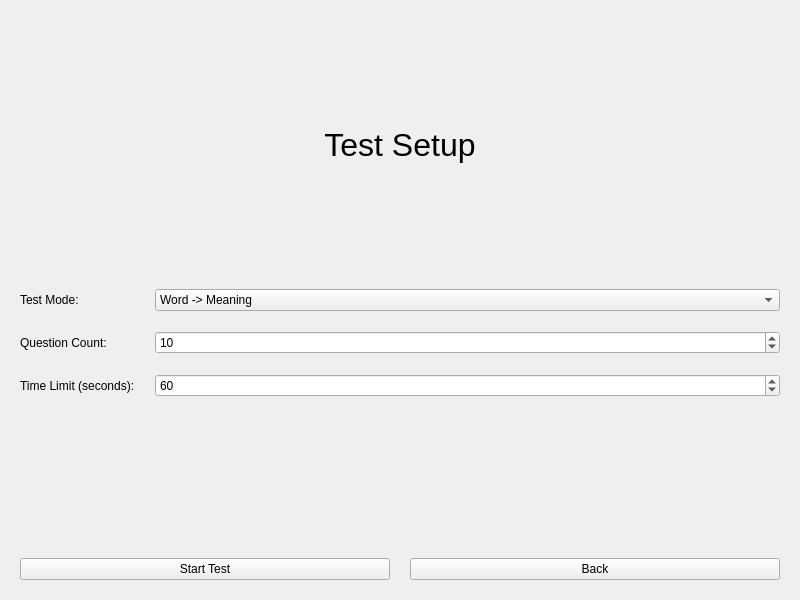
<?xml version="1.0" encoding="UTF-8"?>
<ui version="4.0">
 <class>TestWidget</class>
 <widget class="QWidget" name="TestWidget">
  <property name="geometry">
   <rect>
    <x>0</x>
    <y>0</y>
    <width>800</width>
    <height>600</height>
   </rect>
  </property>
  <property name="windowTitle">
   <string>Test Widget</string>
  </property>
  <layout class="QVBoxLayout" name="mainLayout">
   <property name="spacing">
    <number>20</number>
   </property>
   <item>
    <widget class="QStackedWidget" name="stackedWidget">
     <widget class="QWidget" name="setupPage">
      <layout class="QVBoxLayout" name="setupPageLayout">
       <property name="spacing">
        <number>20</number>
       </property>
       <item>
        <widget class="QLabel" name="titleLabel">
         <property name="font">
          <font>
           <pointsize>24</pointsize>
          </font>
         </property>
         <property name="text">
          <string>Test Setup</string>
         </property>
         <property name="alignment">
          <set>Qt::AlignmentFlag::AlignCenter</set>
         </property>
        </widget>
       </item>
       <item>
        <layout class="QFormLayout" name="formLayout">
         <item row="0" column="0">
          <widget class="QLabel" name="modeLabel">
           <property name="text">
            <string>Test Mode:</string>
           </property>
          </widget>
         </item>
         <item row="0" column="1">
          <widget class="QComboBox" name="modeCombo">
           <item>
            <property name="text">
             <string>Word -&gt; Meaning</string>
            </property>
           </item>
           <item>
            <property name="text">
             <string>Meaning -&gt; Word</string>
            </property>
           </item>
           <item>
            <property name="text">
             <string>Meaning -&gt; Spelling</string>
            </property>
           </item>
           <!-- 新增：Typing测试模式 -->
           <item>
            <property name="text">
             <string>Typing Test (Listen &amp; Type)</string>
            </property>
           </item>
          </widget>
         </item>
         <item row="1" column="0">
          <widget class="QLabel" name="countLabel">
           <property name="text">
            <string>Question Count:</string>
           </property>
          </widget>
         </item>
         <item row="1" column="1">
          <widget class="QSpinBox" name="countSpin">
           <property name="minimum">
            <number>1</number>
           </property>
           <property name="maximum">
            <number>100</number>
           </property>
           <property name="value">
            <number>10</number>
           </property>
          </widget>
         </item>
         <item row="2" column="0">
          <widget class="QLabel" name="timeLabel">
           <property name="text">
            <string>Time Limit (seconds):</string>
           </property>
          </widget>
         </item>
         <item row="2" column="1">
          <widget class="QSpinBox" name="timeSpin">
           <property name="specialValueText">
            <string>No Limit</string>
           </property>
           <property name="minimum">
            <number>0</number>
           </property>
           <property name="maximum">
            <number>600</number>
           </property>
           <property name="value">
            <number>60</number>
           </property>
          </widget>
         </item>
        </layout>
       </item>
       <item>
        <layout class="QHBoxLayout" name="buttonLayout">
         <item>
          <widget class="QPushButton" name="startButton">
           <property name="text">
            <string>Start Test</string>
           </property>
          </widget>
         </item>
         <item>
          <widget class="QPushButton" name="backButton">
           <property name="text">
            <string>Back</string>
           </property>
          </widget>
         </item>
        </layout>
       </item>
      </layout>
     </widget>
     <widget class="QWidget" name="testPage">
      <layout class="QVBoxLayout" name="testPageLayout">
       <property name="spacing">
        <number>20</number>
       </property>
       <item>
        <layout class="QHBoxLayout" name="topLayout">
         <item>
          <widget class="QLabel" name="timerLabel">
           <property name="text">
            <string>Time left: 60 seconds</string>
           </property>
          </widget>
         </item>
         <item>
          <widget class="QPushButton" name="homeButton">
           <property name="text">
            <string>Home</string>
           </property>
          </widget>
         </item>
        </layout>
       </item>
       <item>
        <widget class="QLabel" name="questionLabel">
         <property name="font">
          <font>
           <pointsize>20</pointsize>
          </font>
         </property>
         <property name="text">
          <string>Question</string>
         </property>
         <property name="alignment">
          <set>Qt::AlignmentFlag::AlignCenter</set>
         </property>
        </widget>
       </item>
       <item>
        <layout class="QVBoxLayout" name="optionsLayout">
         <property name="spacing">
          <number>10</number>
         </property>
        </layout>
       </item>
       <item>
        <widget class="QLineEdit" name="spellingInput">
         <property name="visible">
          <bool>false</bool>
         </property>
        </widget>
       </item>
       <item>
        <widget class="QPushButton" name="submitButton">
         <property name="visible">
          <bool>false</bool>
         </property>
         <property name="text">
          <string>Submit</string>
         </property>
        </widget>
       </item>
       <item>
        <spacer name="verticalSpacer">
         <property name="orientation">
          <enum>Qt::Orientation::Vertical</enum>
         </property>
         <property name="sizeHint" stdset="0">
          <size>
           <width>20</width>
           <height>40</height>
          </size>
         </property>
        </spacer>
       </item>
       <item>
        <widget class="QLabel" name="progressLabel">
         <property name="text">
          <string>Question 1/10</string>
         </property>
        </widget>
       </item>
      </layout>
     </widget>
     <widget class="QWidget" name="resultsPage">
      <layout class="QVBoxLayout" name="resultsPageLayout">
       <property name="spacing">
        <number>30</number>
       </property>
       <item>
        <widget class="QLabel" name="resultsTitleLabel">
         <property name="font">
          <font>
           <pointsize>24</pointsize>
          </font>
         </property>
         <property name="text">
          <string>Test Results</string>
         </property>
         <property name="alignment">
          <set>Qt::AlignmentFlag::AlignCenter</set>
         </property>
        </widget>
       </item>
       <item>
        <widget class="QLabel" name="scoreLabel">
         <property name="font">
          <font>
           <pointsize>20</pointsize>
          </font>
         </property>
         <property name="text">
          <string>Score: 0/0</string>
         </property>
         <property name="alignment">
          <set>Qt::AlignmentFlag::AlignCenter</set>
         </property>
        </widget>
       </item>
       <item>
        <widget class="QLabel" name="percentLabel">
         <property name="text">
          <string>Percentage: 0.0%</string>
         </property>
         <property name="alignment">
          <set>Qt::AlignmentFlag::AlignCenter</set>
         </property>
        </widget>
       </item>
       <item>
        <widget class="QLabel" name="timeUsedLabel">
         <property name="text">
          <string>Time used: 0 seconds</string>
         </property>
         <property name="alignment">
          <set>Qt::AlignmentFlag::AlignCenter</set>
         </property>
        </widget>
       </item>
       <item>
        <layout class="QHBoxLayout" name="resultsButtonLayout">
         <item>
          <widget class="QPushButton" name="restartButton">
           <property name="text">
            <string>New Test</string>
           </property>
          </widget>
         </item>
         <item>
          <widget class="QPushButton" name="resultsBackButton">
           <property name="text">
            <string>Back to Word List</string>
           </property>
          </widget>
         </item>
        </layout>
       </item>
       <item>
        <widget class="QTableView" name="resultTableView">
          <property name="sizePolicy">
            <sizepolicy hsizetype="Expanding" vsizetype="Expanding">
              <horstretch>0</horstretch>
              <verstretch>0</verstretch>
            </sizepolicy>
          </property>
        </widget>
       </item>
      </layout>
     </widget>
    </widget>
   </item>
  </layout>
 </widget>
 <resources/>
 <connections/>
</ui>
